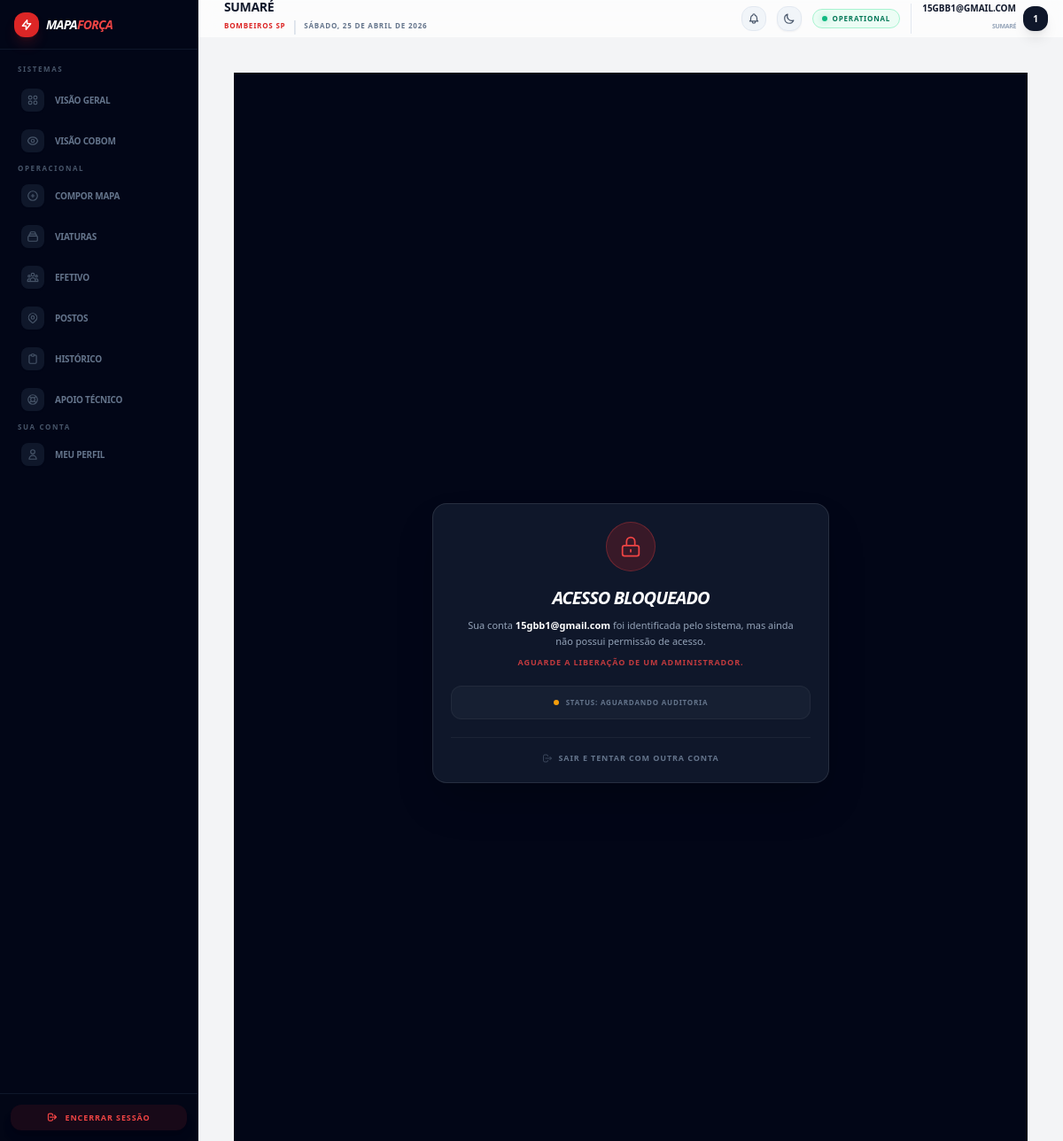
Page /accounts/inactive/ (signed in) on the committed database.
### accounts/models.py (models this page shows, shortened)
class User(AbstractUser):
    ROLE_CHOICES = (
        ('ADMIN', 'Administrador'),
        ('COBOM', 'Central (COBOM)'),
        ('BATALHAO', 'Batalhão (Total)'),
        ('SGB', 'SGB (Subgrupamento)'),
        ('POSTO', 'Posto Operacional'),
    )
    STATUS_CHOICES = (
        ('pending', 'Pendente'),
        ('approved', 'Aprovado'),
        ('rejected', 'Rejeitado'),
    )
    username = None
    email = models.EmailField(unique=True)
    status = models.CharField(max_length=20, choices=STATUS_CHOICES, default='pending')
    role = models.CharField(
        max_length=20,
        choices=ROLE_CHOICES,
        default='POSTO'
    )
    unidade = models.ForeignKey(
        Unidade,
        on_delete=models.SET_NULL,
        null=True,
        blank=True,
        related_name='usuarios',
        help_text='Unidade principal à qual este usuário pertence'
    )
    requested_role = models.CharField(
        max_length=20,
        choices=ROLE_CHOICES,
        null=True,
        blank=True,
        help_text='Nova função solicitada'
    )
    requested_unidade = models.ForeignKey(
        Unidade,
        on_delete=models.SET_NULL,
        null=True,
        blank=True,
        related_name='solicitacoes_vinculo',
        help_text='Nova unidade solicitada'
    )
    is_change_pending = models.BooleanField(
        default=False,
        help_text='Define se há uma alteração de perfil aguardando aprovação'
    )
    USERNAME_FIELD = 'email'
    REQUIRED_FIELDS = []
    objects = UserManager()

### unidades/models.py (models this page shows, shortened)
class Unidade(models.Model):
    nome = models.CharField(max_length=100, unique=True)
    parent = models.ForeignKey(
        'self',
        on_delete=models.SET_NULL,
        null=True,
        blank=True,
        related_name='subunidades',
        help_text='Unidade superior (ex: Batalhão para um Posto)'
    )
    tipo_unidade = models.ForeignKey(
        Dictionary,
        on_delete=models.SET_NULL,
        null=True,
        related_name='unidades_por_nivel',
        limit_choices_to={'tipo': 'TIPO_UNIDADE'}
    )
    tipo_servico = models.ForeignKey(
        Dictionary,
        on_delete=models.SET_NULL,
        null=True,
        blank=True,
        related_name='unidades_por_servico',
        limit_choices_to={'tipo': 'TIPO_POSTO'}
    )
    mapa_sgb = models.CharField(max_length=50, blank=True, null=True)
    codigo_secao = models.CharField(max_length=50, unique=True, null=True)
    descricao = models.CharField(max_length=255, blank=True, null=True)
    telefone = models.CharField(max_length=20, blank=True, null=True)
    ativo = models.BooleanField(default=True)
    class Meta:
        verbose_name = 'Unidade'
        verbose_name_plural = 'Unidades'
        ordering = ['nome']

### templates/account/account_inactive.html
{% extends "base/base.html" %}
{% load static %}
{% block content %}
<div class="min-h-screen flex items-center justify-center bg-slate-950 p-3">
    <div class="max-w-md w-full bg-slate-900 border border-white/10 rounded-2xl p-5 shadow-2xl text-center">
        <div class="h-14 w-14 bg-red-600/20 rounded-full flex items-center justify-center mx-auto mb-4 border border-red-500/30">
            <svg class="h-7 w-7 text-red-500 animate-pulse" fill="none" viewBox="0 0 24 24" stroke="currentColor">
                <path stroke-linecap="round" stroke-linejoin="round" stroke-width="1.5" d="M12 15v2m-6 4h12a2 2 0 002-2v-6a2 2 0 00-2-2H6a2 2 0 00-2 2v6a2 2 0 002 2zm10-10V7a4 4 0 00-8 0v4h8z"/>
            </svg>
        </div>
        <h1 class="text-xl font-black text-white mb-2 uppercase tracking-tighter italic">Acesso Bloqueado</h1>
        <div class="space-y-2 mb-5">
            <p class="text-slate-400 text-[11px] leading-relaxed px-4">
                Sua conta <span class="text-white font-bold">{{ user.email }}</span> foi identificada pelo sistema, mas ainda não possui permissão de acesso.
            </p>
            <p class="text-red-500/80 text-[9px] font-black uppercase tracking-widest">
                Aguarde a liberação de um administrador.
            </p>
        </div>
        <div class="bg-slate-800/50 rounded-xl p-3 border border-white/5 mb-5">
            <div class="flex items-center justify-center space-x-2 text-slate-500">
                <div class="h-1.5 w-1.5 bg-amber-500 rounded-full animate-ping"></div>
                <span class="text-[8px] font-black uppercase tracking-widest">Status: Aguardando Auditoria</span>
            </div>
        </div>
        <div class="pt-4 border-t border-white/5 flex flex-col space-y-3">
            <a href="{% url 'account_logout' %}" class="text-[9px] font-black text-slate-500 hover:text-red-500 uppercase tracking-widest transition-colors flex items-center justify-center space-x-1.5">
                <svg class="h-3 w-3" fill="none" viewBox="0 0 24 24" stroke="currentColor"><path d="M17 16l4-4m0 0l-4-4m4 4H7m6 4v1a3 3 0 01-3 3H6a3 3 0 01-3-3V7a3 3 0 013-3h4a3 3 0 013 3v1"/></svg>
                <span>Sair e tentar com outra conta</span>
            </a>
        </div>
    </div>
</div>
{% endblock %}

### templates/base/navbar.html (shortened to what this page needs)
<header class="h-12 flex items-center justify-between px-4 sticky top-0 z-40 transition-all duration-300 glass dark:bg-slate-900/80">
    <div class="flex items-center space-x-3">
        <div class="flex flex-col">
            <h2 class="text-sm font-black text-slate-900 dark:text-white uppercase tracking-tight leading-none">
                {% if user.unidade %}{{ user.unidade.nome }}{% else %}Comando Geral{% endif %}
            </h2>
            <div class="flex items-center space-x-1.5 mt-0.5">
                <span class="text-[8px] text-red-600 dark:text-red-400 font-black uppercase tracking-widest">Bombeiros SP</span>
                <span class="text-slate-300 dark:text-slate-700 font-thin">|</span>
                <p class="text-[8px] text-slate-500 font-bold uppercase tracking-widest">{% now "l, d \d\e F \d\e Y" %}</p>
            </div>
        </div>
    </div>
    <div class="flex items-center space-x-3">
        <div x-data="{ openNotif: false }" class="relative">
            <button @click="openNotif = !openNotif"
                    class="p-1.5 rounded-xl bg-slate-100 dark:bg-slate-800 text-slate-600 dark:text-slate-300 hover:text-blue-600 transition-all border border-slate-200 dark:border-slate-700 relative">
            </button>
        </div>
        <button @click="darkMode = !darkMode; localStorage.setItem('darkMode', darkMode)"
                class="p-1.5 rounded-xl bg-slate-100 dark:bg-slate-800 text-slate-600 dark:text-slate-300 hover:text-red-600 transition-all shadow-sm border border-slate-200 dark:border-slate-700">
            <svg x-show="!darkMode" class="h-3.5 w-3.5" fill="none" viewBox="0 0 24 24" stroke="currentColor">
                <path stroke-linecap="round" stroke-linejoin="round" stroke-width="2" d="M20.354 15.354A9 9 0 018.646 3.646 9.003 9.003 0 0012 21a9.003 9.003 0 008.354-5.646z" />
            </svg>
        </button>
        <div class="hidden md:flex items-center space-x-1.5 px-2.5 py-1 bg-emerald-50 dark:bg-emerald-950/30 rounded-xl border border-emerald-200 dark:border-emerald-800/50">
            <div class="h-1.5 w-1.5 bg-emerald-500 rounded-full animate-pulse shadow-[0_0_8px_rgba(16,185,129,0.5)]"></div>
            <span class="text-[8px] font-black text-emerald-700 dark:text-emerald-400 uppercase tracking-widest">Operational</span>
        </div>
        <a href="{% url 'profile' %}" class="hidden sm:flex items-center space-x-2 pl-3 border-l border-slate-200 dark:border-slate-800 hover:opacity-80 transition-all group">
             <div class="text-right">
                 <p class="text-[10px] font-black text-slate-900 dark:text-white uppercase leading-none">{{ user.email }}</p>
                 <span class="text-[7px] font-bold text-slate-400 uppercase tracking-tighter">{% if user.unidade %}{{ user.unidade.nome }}{% else %}Sem Vínculo{% endif %}</span>
             </div>
             <div class="h-7 w-7 rounded-xl bg-slate-900 dark:bg-white text-white dark:text-slate-900 flex items-center justify-center text-[10px] font-black shadow-lg group-hover:scale-105 transition-transform">
                {{ user.email|slice:":1"|upper }}
             </div>
        </a>
    </div>
</header>

### templates/base/base.html (style rules this page uses)
.glass { background: rgba(255, 255, 255, 0.7); backdrop-filter: blur(10px); border: 1px solid rgba(255, 255, 255, 0.2); }

### rows in the picture
User: unidade.nome "SUMARÉ", email "15GBB1@GMAIL.COM", email "1", email "15gbb1@gmail.com"
